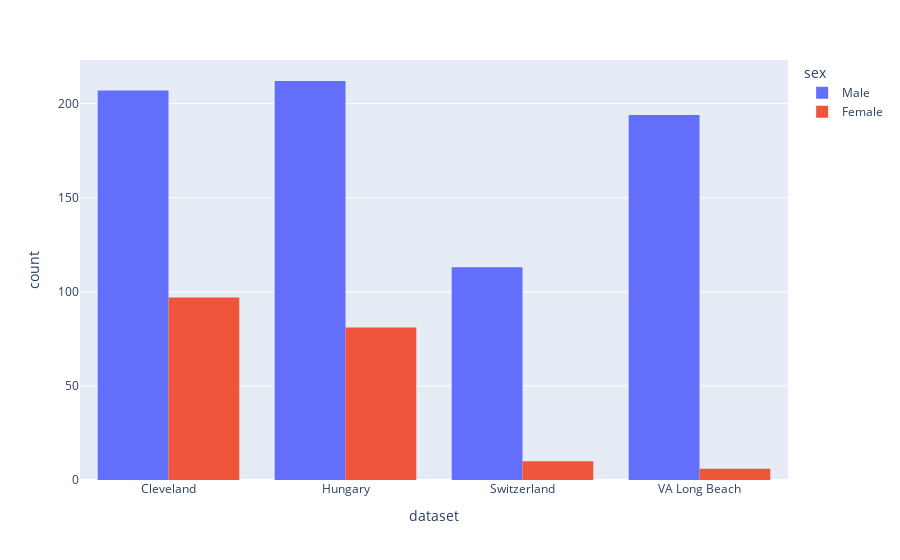

The notebook cell saved with this chart:
### Code cell
# Plot the countplot for dataset column
sns.countplot(data=df, x='dataset',hue='sex')
import plotly.express as px

fig = px.histogram(df, x='dataset', color='sex', barmode='group')
fig.show()

### Figure 1 — Plotly figure (JSON) as saved in the notebook; plotly's stock layout.template omitted (floating-point values rounded to 4 significant figures; data arrays with more than 128 entries replaced by an {"elided": "..."} marker saying what was removed)
{"data": [{"alignmentgroup": "True", "bingroup": "x", "hovertemplate": "sex=Male<br>dataset=%{x}<br>count=%{y}<extra></extra>", "legendgroup": "Male", "marker": {"color": "#636efa", "pattern": {"shape": ""}}, "name": "Male", "offsetgroup": "Male", "orientation": "v", "showlegend": true, "type": "histogram", "x": {"elided": "726 str values"}, "xaxis": "x", "yaxis": "y"}, {"alignmentgroup": "True", "bingroup": "x", "hovertemplate": "sex=Female<br>dataset=%{x}<br>count=%{y}<extra></extra>", "legendgroup": "Female", "marker": {"color": "#EF553B", "pattern": {"shape": ""}}, "name": "Female", "offsetgroup": "Female", "orientation": "v", "showlegend": true, "type": "histogram", "x": {"elided": "194 str values"}, "xaxis": "x", "yaxis": "y"}], "layout": {"barmode": "group", "legend": {"title": {"text": "sex"}, "tracegroupgap": 0}, "margin": {"t": 60}, "xaxis": {"anchor": "y", "domain": [0, 1], "title": {"text": "dataset"}}, "yaxis": {"anchor": "x", "domain": [0, 1], "title": {"text": "count"}}}}
